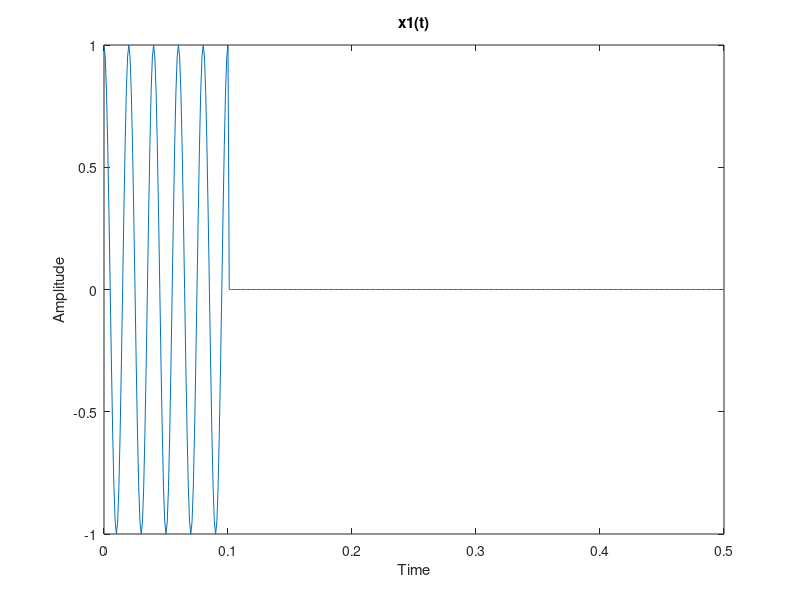
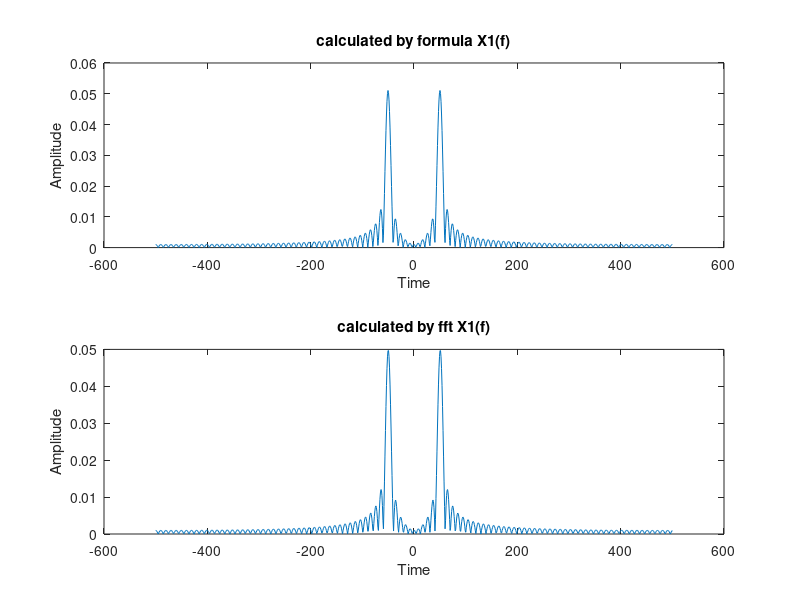
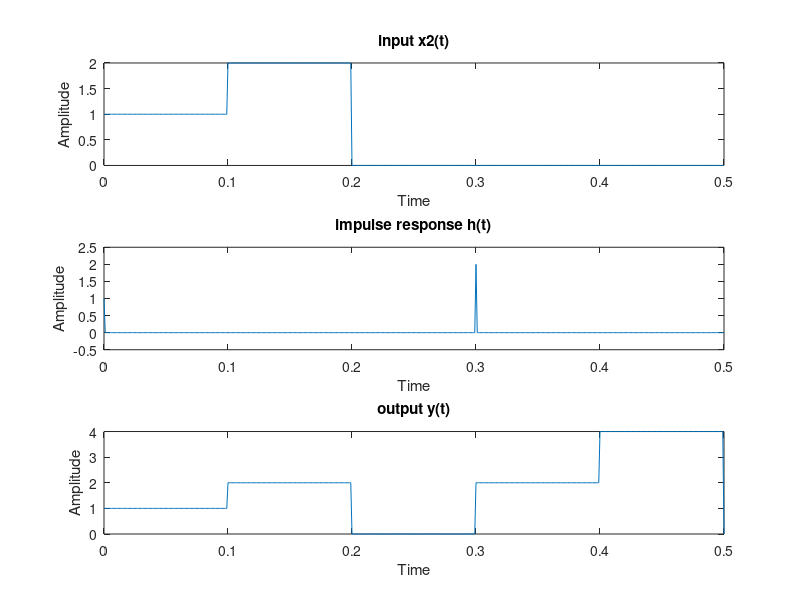

Reproduce these figures in MATLAB, in order.
clear all; clc; close all;

%% 5.1

%*
N = 1024;
Fs = 1000;
dt = 1/Fs;
fc = 50;
time = 0:dt:0.5;

t1 = 0:dt:0.1;

x1 = zeros(1,length(time));
x1(1,1:length(t1)) = cos(2*pi*fc*t1);

figure
plot(time,x1);
ylabel('Amplitude');
xlabel('Time');
title('x1(t)');

%*

FVec = linspace(-Fs/2,Fs/2,N);


for f = 1:1024
    X1(f) = sum(x1(1:length(time)).*exp(-1i*2*pi*FVec(f)*time)*dt);    
end

%*


X1fft = abs(fft(x1,N))./N;


%*

figure
subplot(211);
plot(FVec,abs(X1));
ylabel('Amplitude');
xlabel('Time');
title('calculated by formula X1(f)');
subplot(212);
plot(FVec,fftshift(X1fft));
ylabel('Amplitude');
xlabel('Time');
title('calculated by fft X1(f)');



%% 5.2


%x2(t) = u(x) + u(t-0.1) - 2u(t-0.2)
%y(t) = u(t) + u(t-0.1) - 2u(t-0.2) + 2u(t-0.3) + 2u(t-0.4)

x2 = (time>=0) + (time>=0.1) - 2*(time>=0.2);
y = (time>=0) + (time>=0.1) - 2*(time>=0.2) + 2*(time>=0.3) + 2*(time>=0.4);
y(end) = 0;
 
n=length(time);

X2 = fft(x2,n);
Y = fft(y,n);

H = Y./X2;
h = ifft(H,n);

figure
subplot(311);
plot(time,x2);
title('input x2(t)');
ylabel('Amplitude');
xlabel('Time');
subplot(312);
plot(time,h)
title('impulse response h(t)');
ylabel('Amplitude');
xlabel('Time');
subplot(313);
plot(time,y);
title('output y(t)');
ylabel('Amplitude');
xlabel('Time');


% plot(conv(x2,h));

